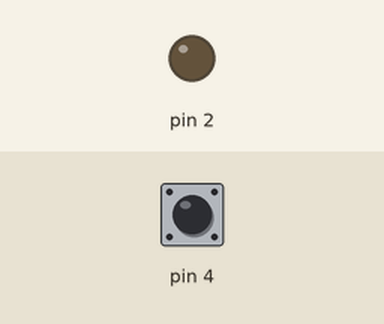
The sketch below on a simulated Arduino Uno, built with avr-gcc and run on an emulated ATmega328P. Shown: output pins drawn as LEDs (lit = HIGH). Dashed ring = blinking. The test bench sets the inputs (shaded band); at power-on: pin 4 LOW. What the sketch prints to the serial monitor is not drawn.

Above: at 1.2 s.
1.3 s: pin 4 driven HIGH
At 1.8 s:
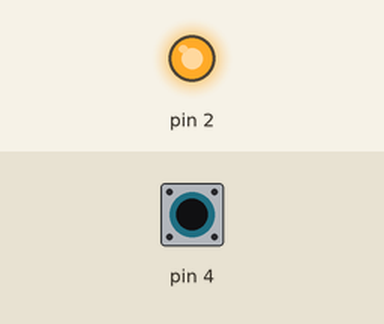
2.8 s: pin 4 driven LOW
At 3.1 s:
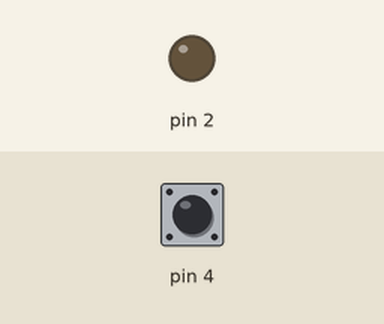
4.3 s: pin 4 pulsed HIGH 5 times (0.12 s each, 0.3 s apart)
At 4.66 s:
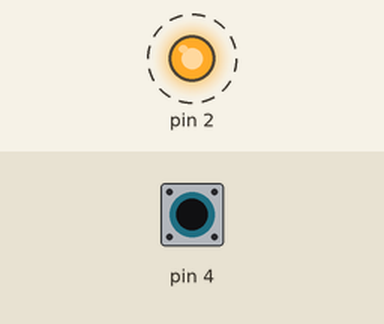
8.8 s: pin 4 pulsed HIGH 2 times (0.12 s each, 0.3 s apart)
At 9.7 s:
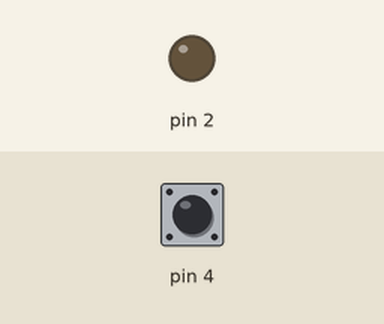
Timing chart, 0 to 11.8 s (numbered marks = the images above; inputs shaded):
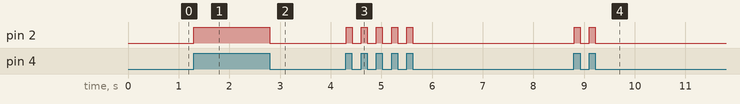

Measured:
- after the input at 1.3 s, pin 2: LOW → HIGH at once
- after the input at 2.8 s, pin 2: HIGH → LOW at once
- after the input at 4.3 s, pin 2: alternates HIGH for 0.12 s and LOW for 0.18 s, 10 changes in all, then stays LOW, starting at once
- after the input at 8.8 s, pin 2: alternates HIGH for 0.12 s and LOW for 0.18 s, 4 changes in all, then stays LOW, starting at once

The sketch:

relay.ino
```cpp
void setup() {
  // put your setup code here, to run once:
  Serial.begin(9600);
  pinMode(2, OUTPUT);
  pinMode(4, INPUT);
}

void loop() {
  // put your main code here, to run repeatedly:
  if (digitalRead(4) == HIGH) {
    digitalWrite(2, HIGH);
    Serial.println("ON");
  } else {
    digitalWrite(2, LOW);
    Serial.println("OFF");
  }
}
```
